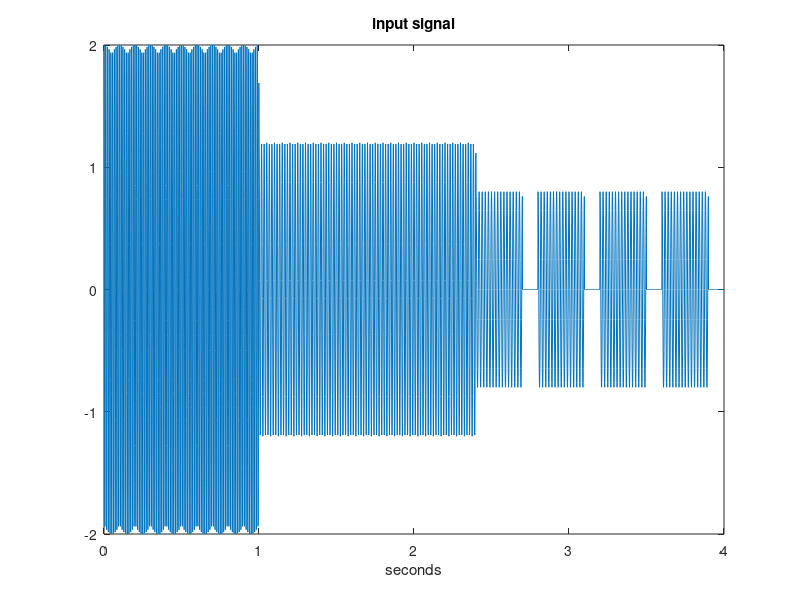
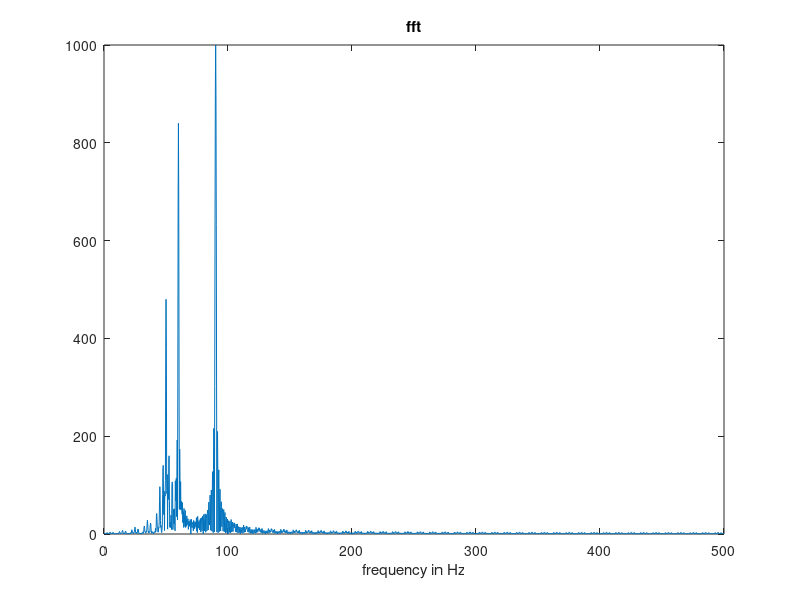

These figures' MATLAB source, in order: (Note: this script raises an error after producing the figures.)
% Prob 11.24 - Blandford  p. 662
%
% F. Frigo
% Marquette University
% Nov 27, 2023

N = 4000; % Number of points
fs = 1000;T = 1/fs;  % Sampling freq = 1000 Hz
t = 0:T:(N-1)*T;

% create an input signal
x = zeros([1 N]);
t1 = 0:T:(1000-1)*T;
x(1:1000) = 2.0*cos(90*2*pi*t1);
t2 = 0:T:(1400-1)*T;
x(1001:2400) = 1.2*cos(60*2*pi*t2);
t3 = 0:T:(300-1)*T;
x(2401:2700) = 0.8*cos(50*2*pi*t3);
x(2801:3100) = 0.8*cos(50*2*pi*t3);
x(3201:3500) = 0.8*cos(50*2*pi*t3);
x(3601:3900) = 0.8*cos(50*2*pi*t3);

%
% plot input signal
%
figure();
plot( t, x);
title('input signal');
xlabel('seconds');

% FFT
y = fft(x);
figure();
x1 = linspace(0,500,2000);
plot (x1, abs(y(1:2000)));
title('fft')
xlabel('frequency in Hz')

% Spectrogram
figure();
spectrogram(x, 'yaxis');

%
% Continuous Wavelet Transform 
figure();
cwt( x, 1/T, 'morse');


